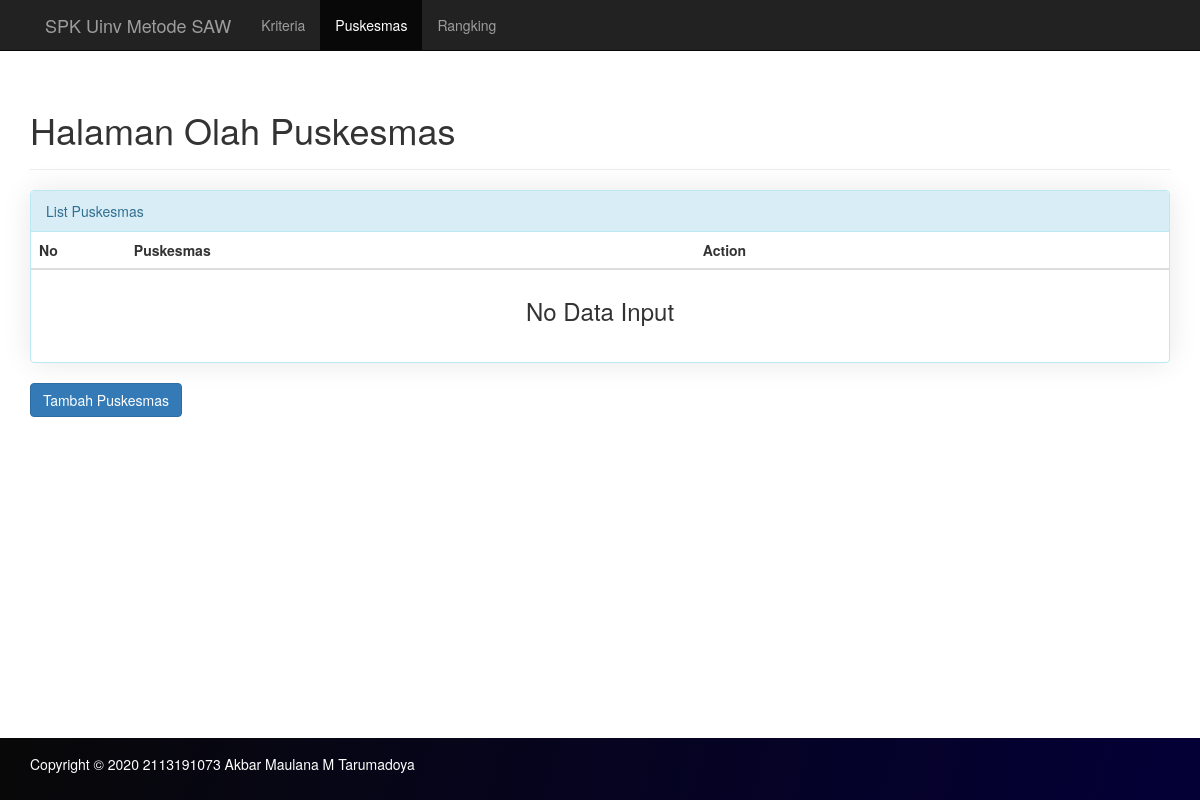
Before: /index.php/puskesmas with the older database file.
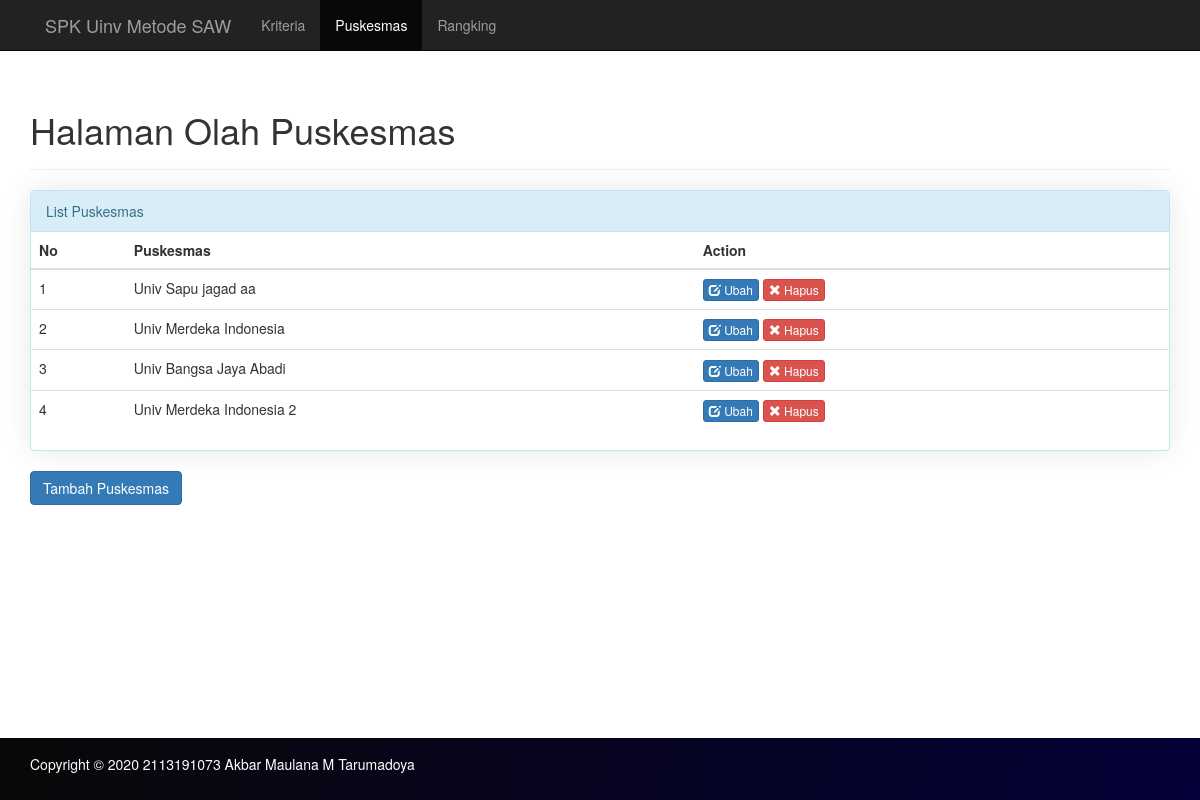
After: the same page with the newer database file.
### tables this page shows
CREATE TABLE `puskesmas` (
  `kdPuskesmas` int(11) NOT NULL,
  `puskesmas` varchar(50) NOT NULL
);

### application/helpers/General_helper.php (called while the page is built, shortened)
<?php
if (!function_exists('loadPage')) {
	function loadPage($view, $vars = array())
	{
		$data['view'] = $view;
		$data['data'] = $vars;
		$CI = &get_instance();
		return $CI->load->view('layouts/layout', $data);
	}
}

### application/controllers/Puskesmas.php (called while the page is built, shortened)
<?php
class Puskesmas extends MY_Controller
{
	public function index()
	{
		$data['puskesmas'] = $this->MPuskesmas->getAll();
		loadPage('puskesmas/index', $data);
	}
}

### index.php (called while the page is built, shortened)
<?php
require_once BASEPATH . 'core/CodeIgniter.php';

### application/models/MPuskesmas.php (called while the page is built, shortened)
<?php
class MPuskesmas extends CI_Model
{
	private function getTable()
	{
		return 'puskesmas';
	}
	public function getAll()
	{
		$puskesmas = array();
		$query = $this->db->get($this->getTable());
		if ($query->num_rows() > 0) {
			foreach ($query->result() as $row) {
				$puskesmas[] = $row;
			}
		}
		return $puskesmas;
	}
}

### application/views/puskesmas/index.php (the view, shortened to what this page needs)
<div class="page-header">
	<h1>Halaman Olah Puskesmas</h1>
</div>
<div class="col-lg-12">
	<div class="row">
		<div class="panel panel-info box-style-shadow">
			<div class="panel-heading">List Puskesmas</div>
			<div class="panel-content">
				<div class="table-responsive">
					<table class="table table-hover">
						<thead>
							<tr>
								<th class="col-md-1">No</th>
								<th class="col-md-6">Puskesmas</th>
								<th class="col-md-5 ">Action</th>
							</tr>
						</thead>
						<tbody>
							<?php
							$no = 1;
							if (isset($puskesmas)) {
								if (count($puskesmas) == 0) {
									echo '<tr><td colspan="3" class="text-center"><h3>No Data Input</h3></td></tr>';
								}
								foreach ($puskesmas as $item) {
							?>
									<tr>
										<td><?php echo $no++ ?></td>
										<td><?php echo $item->puskesmas ?></td>
										<td>
											<a class="btn btn-primary btn-xs" href="<?php echo site_url('puskesmas/tambah/' . $item->kdPuskesmas) ?>" role="button">
												<span class="glyphicon glyphicon-edit" aria-hidden="true"></span> Ubah
											</a>
											<button type="button" data-toggle="modal" class="btn btn-danger btn-xs" data-target="#modalDelete">
												<span class="glyphicon glyphicon-remove" aria-hidden="true"></span> Hapus
											</button>
										</td>
									</tr>
							<?php
								}
							}
							?>
						</tbody>
					</table>
				</div>
			</div>
		</div>
	</div>
	<div class="row">
		<div class="form-group">
			<a href="<?php echo site_url('puskesmas/tambah') ?>" type="button" class="btn btn-primary">Tambah
				Puskesmas</a>
		</div>
	</div>
</div>

### application/views/layouts/layout.php (shortened to what this page needs)
<!doctype html>
<html lang="en">
<head>
	<?php
	$this->page->generateCss();
	?>
</head>
<body>
	<div class="wrapper">
		<nav class="navbar navbar-inverse navbar-fixed-top ">
			<div class="container">
				<div class="container-fluid">
					<div class="navbar-header">
						<a class="navbar-brand active" href="<?php echo site_url() ?>">SPK Uinv Metode SAW</a>
					</div>
					<div class="collapse navbar-collapse" id="bs-example-navbar-collapse-1">
						<ul class="nav navbar-nav">
							<li <?php if ($this->uri->segment(1) == 'kriteria') {
								?> class="active" <?php
												} ?>><a href="<?php echo site_url('kriteria'); ?>">Kriteria</a></li>
							<li <?php if ($this->uri->segment(1) == 'puskesmas') {
								?> class="active" <?php
												} ?>><a href="<?php echo site_url('puskesmas'); ?>">Puskesmas</a></li>
							<li <?php if ($this->uri->segment(1) == 'rangking') {
								?> class="active" <?php
												} ?>><a href="<?php echo site_url('rangking'); ?>">Rangking</a></li>
						</ul>
					</div>
				</div>
			</div>
		</nav>
	</div>
	<div class="container pd-bottom">
		<?php $this->load->view($view, $data); ?>
	</div>
	<div class="footer">
		<div class="container">
			<p>Copyright &copy 2020 2113191073 Akbar Maulana M Tarumadoya</p>
		</div>
	</div>
</body>
</html>

### application/libraries/Page.php (shortened to what this page needs)
<?php if (!defined('BASEPATH')) exit('No direct script access allowed');
class Page
{
	private $data = array();
	public function setLoadCss($css)
	{
		if (!isset($this->data['loadCss'])) {
			$this->data['loadCss'] = array();
		} else {
			$this->insertCss($css);
		}
	}
	public function generateCss()
	{
		if (isset($this->data['loadCss'])) {
			foreach ($this->data['loadCss'] as $css) {
				echo "<link rel=\"stylesheet\" href=\"" . site_url($css) . ".css\">" . PHP_EOL;
			}
		}
	}
	public function insertCss($css)
	{
		$index = count($this->data['loadCss']);
		if (is_array($css)) {
			foreach ($css as $item) {
				$this->data['loadCss'][$index] = $item;
				$index++;
			}
		} else {
			$this->data['loadCss'][$index] = $css;
		}
	}
}

### application/views/layouts/layout.php (style rules this page uses)
body { padding-top: 70px; }
.footer { position: fixed; left: 0; bottom: 0; width: 100%; color: white; padding: 16px 0; background: rgb(4, 0, 55); background: -moz-linear-gradient(286deg, rgba(4, 0, 55, 1) 0%, rgba(8, 8, 8, 1) 100%); background: -webkit-linear-gradient(286deg, rgba(4, 0, 55, 1) 0%, rgba(8, 8, 8, 1) 100%); background: linear-gradient(286deg, rgba(4, 0, 55, 1) 0%, rgba(8, 8, 8, 1) 100%); filter: progid:DXImageTransform.Microsoft.gradient(startColorstr="#040037", endColorstr="#080808", GradientType=1); border-color: #080808; }
.pd-bottom { padding-bottom: 80px; }
.box-style-shadow { box-shadow: 0px 0px 30px -1px rgba(0, 0, 0, 0.1); -webkit-box-shadow: 0px 0px 30px -1px rgba(0, 0, 0, 0.1); -moz-box-shadow: 0px 0px 30px -1px rgba(0, 0, 0, 0.1); }

Changed rows visible on the page:
added puskesmas: puskesmas "Univ Sapu jagad aa"
added puskesmas: puskesmas "Univ Merdeka Indonesia"
added puskesmas: puskesmas "Univ Bangsa Jaya Abadi"
added puskesmas: puskesmas "Univ Merdeka Indonesia 2"
Other visible differences:
text no longer shown: "No Data Input"
